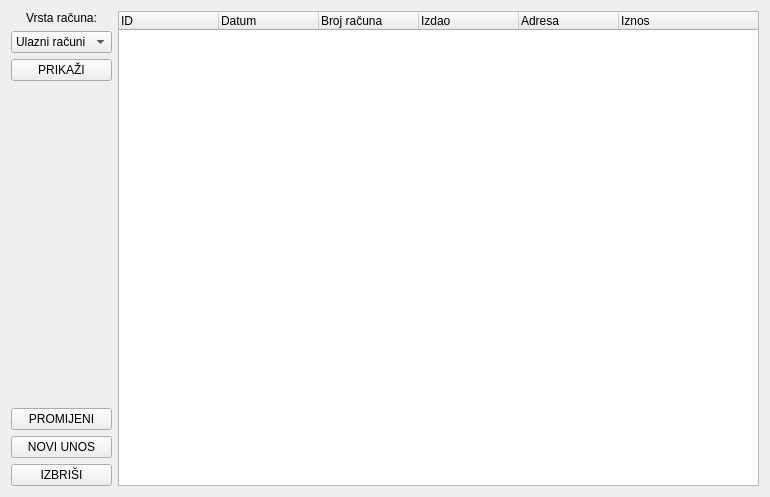
<?xml version="1.0" encoding="UTF-8"?>
<ui version="4.0">
 <class>Form</class>
 <widget class="QWidget" name="Form">
  <property name="geometry">
   <rect>
    <x>0</x>
    <y>0</y>
    <width>770</width>
    <height>497</height>
   </rect>
  </property>
  <property name="windowTitle">
   <string>Form</string>
  </property>
  <layout class="QHBoxLayout" name="horizontalLayout">
   <item>
    <layout class="QVBoxLayout" name="verticalLayout_23">
     <item>
      <layout class="QHBoxLayout" name="horizontalLayout_18">
       <item>
        <layout class="QVBoxLayout" name="verticalLayout_22">
         <item>
          <widget class="QLabel" name="label_11">
           <property name="text">
            <string>Vrsta računa:</string>
           </property>
           <property name="alignment">
            <set>Qt::AlignCenter</set>
           </property>
          </widget>
         </item>
         <item>
          <widget class="QComboBox" name="combo_table">
           <item>
            <property name="text">
             <string>Ulazni računi</string>
            </property>
           </item>
           <item>
            <property name="text">
             <string>Izlazni računi</string>
            </property>
           </item>
          </widget>
         </item>
         <item>
          <widget class="QPushButton" name="pushButton_2">
           <property name="text">
            <string>PRIKAŽI</string>
           </property>
          </widget>
         </item>
         <item>
          <spacer name="verticalSpacer_7">
           <property name="orientation">
            <enum>Qt::Vertical</enum>
           </property>
           <property name="sizeHint" stdset="0">
            <size>
             <width>20</width>
             <height>40</height>
            </size>
           </property>
          </spacer>
         </item>
         <item>
          <widget class="QPushButton" name="pushButton_4">
           <property name="text">
            <string>PROMIJENI</string>
           </property>
          </widget>
         </item>
         <item>
          <widget class="QPushButton" name="pushButton_3">
           <property name="text">
            <string>NOVI UNOS</string>
           </property>
          </widget>
         </item>
         <item>
          <widget class="QPushButton" name="pushButton_5">
           <property name="text">
            <string>IZBRIŠI</string>
           </property>
          </widget>
         </item>
        </layout>
       </item>
       <item>
        <widget class="QTreeWidget" name="treeWidget">
         <column>
          <property name="text">
           <string>ID</string>
          </property>
         </column>
         <column>
          <property name="text">
           <string>Datum</string>
          </property>
         </column>
         <column>
          <property name="text">
           <string>Broj računa</string>
          </property>
         </column>
         <column>
          <property name="text">
           <string>Izdao</string>
          </property>
         </column>
         <column>
          <property name="text">
           <string>Adresa</string>
          </property>
         </column>
         <column>
          <property name="text">
           <string>Iznos</string>
          </property>
         </column>
        </widget>
       </item>
      </layout>
     </item>
    </layout>
   </item>
  </layout>
 </widget>
 <resources/>
 <connections/>
</ui>
